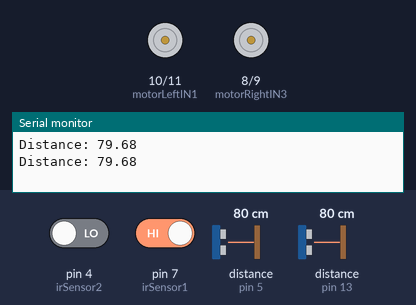
The sketch below on a simulated Arduino Uno, built with avr-gcc and run on an emulated ATmega328P. On the bench: motor-driver pin pairs drawn as motors (green arrow = first pin HIGH = forward, orange = second pin HIGH = backward, longer = more drive, scaled by the enable pin), the last lines printed to the serial monitor. Wiring (inferred from the names in the program): 2 × ultrasonic range finder: trigger pin 2, echo pin 5 / trigger pin 12, echo pin 13. The test bench sets the inputs (shaded band); at power-on: pin 7 (irSensor1) HIGH, pin 4 (irSensor2) LOW, distance to the obstacle (sensors on pin 5, pin 13) 80 cm. The echo pulse lasts 58.3 µs per cm; random numbers use the default seed unless the sketch sets one.

Above: at 1.2 s.
1.3 s: pin 7 (irSensor1) driven LOW
2.9 s: pin 4 (irSensor2) driven HIGH
At 3.7 s:
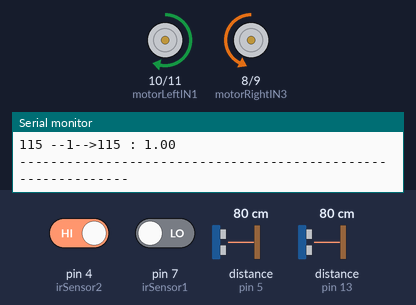
4.5 s: distance to the obstacle (sensor on pin 5) set to 250 cm
At 5.8 s:
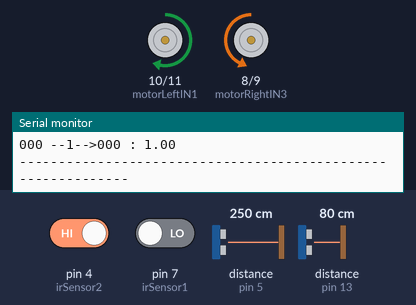
6.3 s: pin 4 (irSensor2) driven LOW
At 7.4 s:
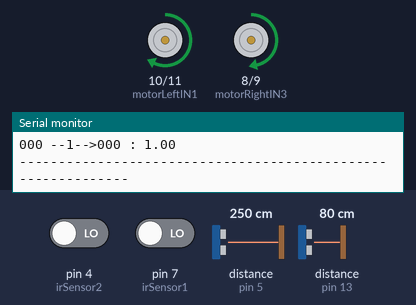
7.9 s: distance to the obstacle (sensor on pin 13) set to 75 cm
At 8.6 s:
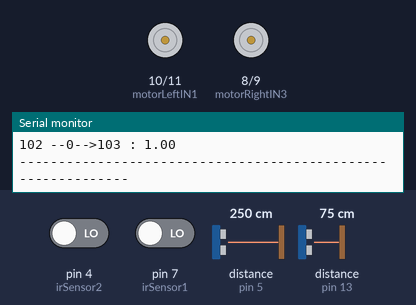
10.4 s: pin 7 (irSensor1) driven HIGH
At 11.4 s:
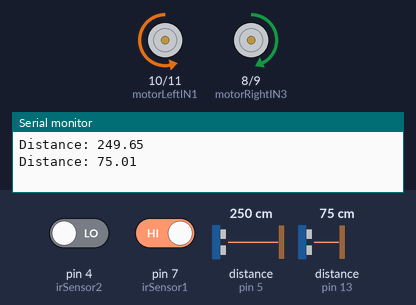
Timing chart, 0 to 13.0 s (numbered marks = the images above; inputs shaded):
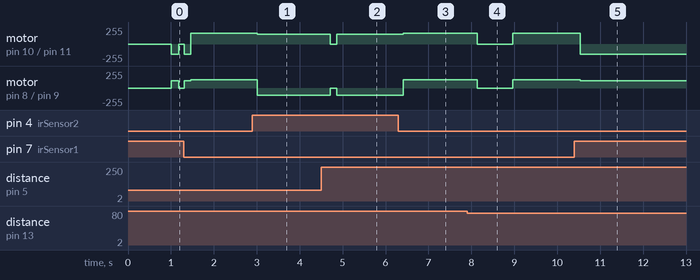

Measured:
- the behaviour switches between 80 and 79 cm on distance to the obstacle (sensor on pin 13) (found by bisection; images 3 and 4)
- after the input at 2.9 s, motor on pin 10 (motorLeftIN1) / pin 11 (motorLeftIN2): forward 165/255 → forward 150/255 after 0.11 s; motor on pin 8 (motorRightIN3) / pin 9 (motorRightIN4): forward 125/255 → backward 110/255 after 0.11 s
- after the input at 4.5 s, motor on pin 10 (motorLeftIN1) / pin 11 (motorLeftIN2): forward 150/255 → stopped after 0.21 s, → forward 150/255 0.15 s later; motor on pin 8 (motorRightIN3) / pin 9 (motorRightIN4): backward 110/255 → stopped after 0.21 s, → backward 110/255 0.15 s later
- after the input at 6.3 s, motor on pin 10 (motorLeftIN1) / pin 11 (motorLeftIN2): forward 150/255 → forward 165/255 after 0.11 s; motor on pin 8 (motorRightIN3) / pin 9 (motorRightIN4): backward 110/255 → forward 125/255 after 0.11 s
- after the input at 7.9 s, motor on pin 10 (motorLeftIN1) / pin 11 (motorLeftIN2): forward 165/255 → stopped after 0.24 s, → forward 165/255 0.83 s later; motor on pin 8 (motorRightIN3) / pin 9 (motorRightIN4): forward 125/255 → stopped after 0.24 s, → forward 125/255 0.83 s later
- after the input at 10.4 s, motor on pin 10 (motorLeftIN1) / pin 11 (motorLeftIN2): forward 165/255 → backward 150/255 after 0.13 s; motor on pin 8 (motorRightIN3) / pin 9 (motorRightIN4): forward 125/255 → forward 110/255 after 0.13 s

The sketch:

metroBotEffFinal.ino
```cpp
// Harsh, 2103116
// Harsh Choudhary, 2103117
// Soham Jadhav, 2103136

#include "./qLearningEff.h"

// Ultrasonic Sensor Pins (1 for left, 2 for right)
#define trigPin1 2
#define echoPin1 5
#define trigPin2 12
#define echoPin2 13

// IR Sensor Pins (1 for left, 2 for right)
#define irSensor1 7
#define irSensor2 4

// Motor Pins
#define motorLeftIN1 10
#define motorLeftIN2 11
#define motorRightIN3 8
#define motorRightIN4 9


int enr = 3;
int enl = 6;

int vlspeed = 165;
int vrspeed = 125;
int tlspeed = 165-15;
int trspeed = 125-15;
int tdelay = 20;
int oneSec = 100;

char state[stateRepresentationSize];
char nextState[stateRepresentationSize];
float reward;

int flag = 0;

void printQTable(){
	Serial.print("The number of entries: ");
	Serial.println(qTableSize);
	for(int i=0;i<qTableSize;++i){
		Serial.print("State is:");
		printStr(qTable[i].state);
		Serial.print(" Action is:");
		Serial.print(qTable[i].action);
		Serial.print(" Value is:");
		Serial.println(qTable[i].value);
	}
}

void saveQTable() {
    EEPROM.put(0, sentinelValueForEEPROM);
    int startAddr = sizeof(sentinelValueForEEPROM);
    EEPROM.put(startAddr, qTableSize);
    startAddr = startAddr + sizeof(int);
    for (int i = 0; i < qTableSize; ++i) {
    	// Calculate the address
        int addr = startAddr + (i) * sizeof(qTableEntry);
        // Save each entry
        EEPROM.put(addr, qTable[i]);
    }
}

void resetSentinelValue() {
    // Write the sentinel value to the EEPROM
    EEPROM.put(0, 0);
    Serial.println("Sentinel value has been reset.");
}

void loadQTable() {
    int present;
    EEPROM.get(0, present);

    // Check if the EEPROM has been initialized
    if (present != sentinelValueForEEPROM) {
        // delay(100);
        Serial.println("EEPROM not initialized. Writing sentinel value.");
        return;
    } else {
        Serial.println("EEPROM already initialized.");
        // Skip sentinel value
        int startAddr = sizeof(sentinelValueForEEPROM);
        // Get the size of the Q-table
        EEPROM.get(startAddr, qTableSize);
        // Skip size of table byte address value
        startAddr += sizeof(int);
        for (int i = 0; i < qTableSize; ++i) {
        	// Calculate the address
            int addr = startAddr + (i) * sizeof(qTableEntry);
            // Load each entry
            EEPROM.get(addr, qTable[i]);
        }
    }
}


void backward(){
  digitalWrite(motorRightIN3,LOW);
  digitalWrite(motorRightIN4,HIGH);
  digitalWrite(motorLeftIN1,LOW);
  digitalWrite(motorLeftIN2,HIGH);
  analogWrite (enl,vlspeed);
  analogWrite (enr,vrspeed);
}

void moveForward() {
  Serial.println("Moving forward");
  digitalWrite(motorLeftIN1, HIGH);
  digitalWrite(motorLeftIN2, LOW);
  digitalWrite(motorRightIN3, HIGH);
  digitalWrite(motorRightIN4, LOW);
  analogWrite (enl,vlspeed);
  analogWrite (enr,vrspeed);
}

// slow down left motor or reverse right motor, check whether multiplier needed here too?
void turnRight() {
  Serial.println("Moving Right");
  digitalWrite(motorLeftIN1, HIGH);
  digitalWrite(motorLeftIN2, LOW);
  digitalWrite(motorRightIN3, LOW);
  digitalWrite(motorRightIN4, HIGH);
  analogWrite (enl,tlspeed);
  analogWrite (enr,trspeed);
}

// slow down right motor or reverse left motor, check whether multiplier needed here too?
void turnLeft() {
  Serial.println("Moving Left");
  digitalWrite(motorLeftIN1, LOW);
  digitalWrite(motorLeftIN2, HIGH);
  digitalWrite(motorRightIN3, HIGH);
  digitalWrite(motorRightIN4, LOW);
  analogWrite (enl,tlspeed);
  analogWrite (enr,trspeed);
}

void stopMoving() {
  Serial.println("Stop");
  analogWrite (enr,0);
  analogWrite (enl,0);
}

// cm = (microseconds)/(2*29.1)
float getDistance(int trigPin, int echoPin) {

  digitalWrite(trigPin, LOW);
  delayMicroseconds(2);
  digitalWrite(trigPin, HIGH);
  delayMicroseconds(10);
  digitalWrite(trigPin, LOW);

  float duration = pulseIn(echoPin, HIGH);
  float distance = (duration*.0343)/2;
  Serial.print("Distance: ");
  Serial.println(distance);
  delay(100);
  return distance;
}

void setup() {
  TCCR0B = TCCR0B & B11111000 | B00000010 ;
  pinMode(trigPin1, OUTPUT);
  pinMode(echoPin1, INPUT);
  pinMode(trigPin2, OUTPUT);
  pinMode(echoPin2, INPUT);

  pinMode(irSensor1, INPUT);
  pinMode(irSensor2, INPUT);

  pinMode(motorLeftIN1, OUTPUT);
  pinMode(motorLeftIN2, OUTPUT);
  pinMode(motorRightIN3, OUTPUT);
  pinMode(motorRightIN4, OUTPUT);

  Serial.begin(9600);

  Serial.println("Setup called");
  // loadQTable();

  // Seed randomness using an unconnected analog pin
  randomSeed(analogRead(0));
}

void loop() {
  // Read IR sensor values
  int leftSensor = digitalRead(irSensor1);
  int rightSensor = digitalRead(irSensor2);

  // Fetch and print ultrasonic sensor readings
  long distanceLeft = getDistance(trigPin1, echoPin1);
  long distanceRight = getDistance(trigPin2, echoPin2);

  if(flag==0){
    getInitialState(distanceLeft, distanceRight, state);
    flag = 1;
  }else{
    copyState(state, nextState);
  }

  char action = act(state);
  getRewardNextState(distanceLeft, distanceRight, state, action, nextState, &reward);
  updateQTable(state, action, nextState, reward);
  // action = actionMove;
  if(action == actionStop){
    stopMoving();
  }
  // Logic for line following behavior
  // Case 1: Both sensors off the line (LOW), move forward
  else if (leftSensor == LOW && rightSensor == LOW) {
    moveForward();
  }
  // Case 2: Left sensor on the line, right sensor off the line, turn left
  else if (leftSensor == HIGH && rightSensor == LOW) {
    turnLeft();
  }
  // Case 3: Left sensor off the line, right sensor on the line, turn right
  else if (leftSensor == LOW && rightSensor == HIGH) {
    turnRight();
  }
  // Case 4: Both sensors on the line, stop
  else if (leftSensor == HIGH && rightSensor == HIGH) {
    stopMoving();
  }

  printStr(state);
  Serial.print(" --");
  Serial.print(action);
  Serial.print("-->");
  printStr(nextState);
  Serial.print(" : ");
  Serial.println(reward);

  // printQTable();

  Serial.println("\n-------------------------------------------------------------");
  // saveQTable();
  // resetSentinelValue();
  // return;

  // 1s delay
  // ***demerit -> the speed to motors will be constant for 1s as the signal value is already set/unset
  delay(oneSec);
}
```

qLearningEff.h
```cpp
// This file is only for Q learning related functions
// Harsh, 2103116
// Harsh Choudhary, 2103117
// Soham Jadhav, 2103136

#include <EEPROM.h>
#define sentinelValueForEEPROM 0x01

#define stateRepresentationSize 3
#define maxEntries 24

// we are not using closeStationThresholdLowForEnvironment anywhere
#define closeStationThresholdLowForEnvironment 10
#define closeStationThresholdHighForEnvironment 80
#define closeSensorValue '0'
#define moderateSensorValue '1'
#define farSensorValue '2'
#define actionStop '0'
#define actionMove '1'
#define false '0'
#define true '1'
#define maxStopTime '5'

#define learningRate 0.2f
#define epsilon 0.0f
#define discount 0.95f

/*
stationArrived values [0,1] in char, indicates whether at the station or not
movedAfterStop values [0,1] in char, and value is true only at station, false otherwise
stoppedFor values [0,1,2,3,4,5] in char, and this shall take value only at station (that too remains fixed once movedAfterStop), 0 otherwise
*/

#define stationArrived 0
#define movedAfterStop 1
#define stoppedFor 2

// when a state action pair is inserted it will always be inserted as state, stop and state, move
// qTable structure -> state will be key, action and float value
struct __attribute__((packed)) qTableEntry{
    char state[stateRepresentationSize];
    char action;
    float value;
};
struct qTableEntry qTable[maxEntries];
int qTableSize = 0;


void printStr(char state[stateRepresentationSize]){
  for(int j=0;j<stateRepresentationSize ;++j){
    Serial.print(state[j]);
  }
}

void copyState(char state[stateRepresentationSize], char nextState[stateRepresentationSize]){
  for(int j=0;j<stateRepresentationSize;++j){
    state[j] = nextState[j];
  }
}

void keepWaiting(){
  	while (true) {
  	}
}

int checkIfPresentInQTable(char state[stateRepresentationSize]){
    int matchFound;
    for(int i=0;i<qTableSize;i = i+2){
        matchFound = 1;
        for(int j=0;j<stateRepresentationSize;++j){
            if(state[j] != qTable[i].state[j]){
                matchFound = 0;
                break;
            }
        }
        if(matchFound == 1){
            return i;
        }
    }
    return -1;
}

int insertInQTable(char state[stateRepresentationSize]){
    for(int j=0;j<stateRepresentationSize;++j){
        qTable[qTableSize].state[j] = state[j];
    }
    qTable[qTableSize].action = actionStop;
    qTable[qTableSize].value = 0;
    qTableSize++;
    for(int j=0;j<stateRepresentationSize;++j){
        qTable[qTableSize].state[j] = state[j];
    }
    qTable[qTableSize].action = actionMove;
    qTable[qTableSize].value = 0;
    qTableSize++;
    return qTableSize-2;
}

void updateQTable(char state[stateRepresentationSize], char action, char nextState[stateRepresentationSize], float reward){
    int index = checkIfPresentInQTable(state);
    if(index == -1){
        // insert in QTable
        index = insertInQTable(state);
    }

    float maxQANextState = 0;
    int nextIndex = checkIfPresentInQTable(nextState);
    if(nextIndex == -1){
        // insert in QTable
        nextIndex = insertInQTable(nextState);
    }

    if(qTable[nextIndex].value>=qTable[nextIndex+1].value){
        maxQANextState = qTable[nextIndex].value;
    }else{
        maxQANextState = qTable[nextIndex+1].value;
    }

    if(action == actionMove){
        index++;
    }

    qTable[index].value = (1-learningRate)*qTable[index].value + learningRate*(reward + discount*maxQANextState);

}

char getBestAction(char state[stateRepresentationSize]){
    int index = checkIfPresentInQTable(state);
    if(index == -1){
        index = insertInQTable(state);
    }

    // tie breaker is actionStop
    if(qTable[index].value>=qTable[index+1].value){
        Serial.println("We got stop because of tie breaker");
        return actionStop;
    }
    return actionMove;
}

char ultrasonicSensorValueToIndex(long sensorValue){
    if(sensorValue < closeStationThresholdLowForEnvironment){
        return closeSensorValue;
    }
    if(sensorValue < closeStationThresholdHighForEnvironment){
        return moderateSensorValue;
    }
    return farSensorValue;
}

void getInitialState(long ultrasonicSensorLeftValue, long ultrasonicSensorRightValue, char state[stateRepresentationSize]){

    char leftSensorIndex = ultrasonicSensorValueToIndex(ultrasonicSensorLeftValue);
    char rightSensorIndex = ultrasonicSensorValueToIndex(ultrasonicSensorRightValue);
    char highThresholdIndex = ultrasonicSensorValueToIndex(closeStationThresholdHighForEnvironment);
    if(min(leftSensorIndex, rightSensorIndex) < highThresholdIndex){
    	// handle the case for initially at station
		state[stationArrived] = true;
    }else{
		state[stationArrived] = false;
    }
    // assume the bot was moving previously, not stopped, so moveAfterStop is not false
    state[movedAfterStop] = false;
    state[stoppedFor] = '0';
}

void handleStationArrived(long ultrasonicSensorLeftValue, long ultrasonicSensorRightValue, char state[stateRepresentationSize], char action, char nextState[stateRepresentationSize]){

	// left and right sensor value only needed to get other useful information, and need not be stored in state
	char leftSensorIndex = ultrasonicSensorValueToIndex(ultrasonicSensorLeftValue);
    char rightSensorIndex = ultrasonicSensorValueToIndex(ultrasonicSensorRightValue);
    char highThresholdIndex = ultrasonicSensorValueToIndex(closeStationThresholdHighForEnvironment);
    if(min(leftSensorIndex, rightSensorIndex) < highThresholdIndex){
    	nextState[stationArrived] = true;
    }else{
    	nextState[stationArrived] = false;
    }

}

void handleMovedAfterStop(char state[stateRepresentationSize], char action, char nextState[stateRepresentationSize]){
	if(nextState[stationArrived] == false){
		// false if not at station
		nextState[movedAfterStop] = false;
	}else{
		// at station
		if(state[movedAfterStop] == true){
			// if once moved after stop, it will remain same throughout the station, and will change when leaving the station to false, which is handled in if case above nesting
			nextState[movedAfterStop] = true;
		}else{
			// at station, and stopped continuously or never stopped
			if(action == actionMove){
				// at station, and moving
				if(state[stoppedFor]>'0'){
					// means stopped at station continuously before (that's why movedAfterStop is false but stoppedFor > '0')
					nextState[movedAfterStop] = true;
				}else{
					// means never stopped at station (that's why movedAfterStop is false but stoppedFor == '0')
					nextState[movedAfterStop] = false;
				}
			}else{
				// at station, took stop and did not moveAfterStop so either stopping for first time or stopping in first chunk
				nextState[movedAfterStop] = false;
			}
		}
	}
}

void handleStoppedFor(char state[stateRepresentationSize], char action, char nextState[stateRepresentationSize]){
	if(nextState[stationArrived] == false){
		nextState[stoppedFor] = '0';
	}else{
		// at station
		if(nextState[movedAfterStop] == true){
			// moved after stop, so stopped for remains same for entire station
			nextState[stoppedFor] = state[stoppedFor];
		}else{
			// not moved after stop, but at station, so either never stopped or continue stopped
			if(action == actionStop){
				// at station, not moved after stop, so either never stopped or stopped continuously
				nextState[stoppedFor] = min(1+state[stoppedFor],maxStopTime);
			}else{
				// at station, not moved after stop, so never stopped only, can make directly '0'
				nextState[stoppedFor] = '0';
			}
		}
	}
}

void getRewardNextState(long ultrasonicSensorLeftValue, long ultrasonicSensorRightValue, char state[stateRepresentationSize], char action, char nextState[stateRepresentationSize], float* reward){

    handleStationArrived(ultrasonicSensorLeftValue, ultrasonicSensorRightValue, state, action, nextState);
    handleMovedAfterStop(state, action, nextState);
    handleStoppedFor(state, action, nextState);

    // give reward
    *reward = 0;
    if(state[stationArrived] == false){
    	// if not at station then must move and not stop
    	if(action == actionStop){
    		*reward = *reward - 1;
    	}else{
    		*reward = *reward + 1;
    	}
    }else{
    	if(state[movedAfterStop] == true){
    		// if at station but moved after stopping then must move and not stop
    		if(action == actionStop){
    			*reward = *reward - 1;
    		}else{
    			*reward = *reward + 1;
    		}
    	}else{
    		// if at station but not moved after stop, then either never stopped or stopped continously
    		if(state[stoppedFor] == maxStopTime){
    			// if at station but not moved after stop, and stopped continously, then must move and not stop
    			if(action == actionStop){
    				*reward = *reward - 1;
    			}else{
    				*reward = *reward + 1;
    			}
    		}else{
    			// if at station but not moved after stop, then either never stopped or stopped for short time, so must not move and stop
    			if(action == actionStop){
    				*reward = *reward + 1;
    			}else{
    				*reward = *reward -1;
    			}
    		}
    	}
    }
}

char act(char state[stateRepresentationSize]){
    // Generate a random action: 0 for stop, 1 for move
    // Generates a random integer in entire range
    int rnd = random(100);
    float r = (float)rnd/(100);
    if(r < 0){
      r = r + 1;
      Serial.println("error r is -ve overflow");
    }
    // code change begins
    if(r < epsilon){
        rnd = random(0, 2);
        if(rnd == 0){
          Serial.print("The value of r is:");
          Serial.println(r);
          Serial.println("Are we here by chance?");
            return actionStop;
        }
        return actionMove;
    }
    // code change ends
    char bestAction = getBestAction(state);
    return bestAction;
}
```
